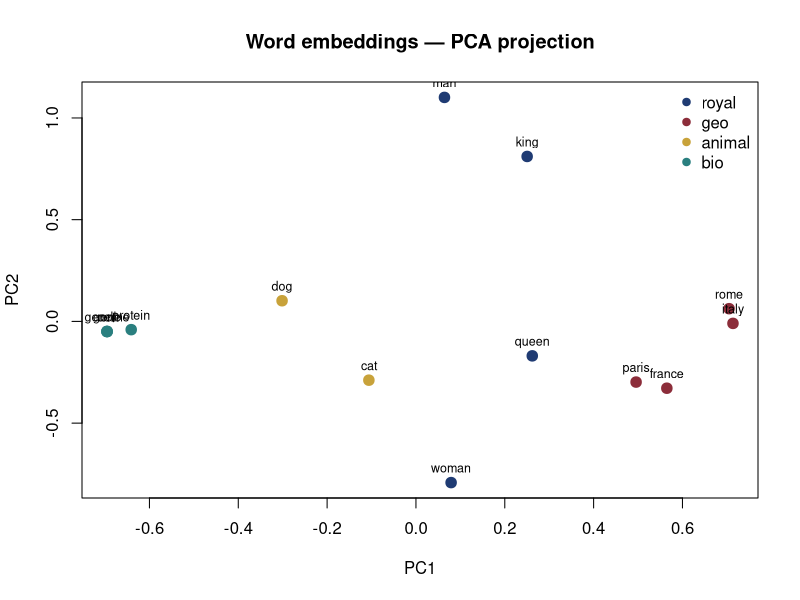

Generate this figure with R:
## ============================================================================
##  MS_LJMR :: 18_LLM_Embeddings.R — Large Language Models & Embeddings
##
##  Author: Luis J. Madrigal-Roca  (new session for the MS_LJMR edition)
##
##  NEW session (revised Fall-2026 schedule).
##  Reading: Vaswani et al. 2017 ("Attention is all you need").
##
##  Bridge to the course: an *embedding* is exactly the multivariate object we
##  have studied all semester — a high-dimensional vector per item. An LLM turns
##  each token/word/document into such a vector so that geometry encodes meaning
##  (cosine similarity ~ semantic similarity). We can then apply every tool from
##  this book to embeddings: distances, PCA/UMAP, clustering, classification.
##
##  This session is self-contained: instead of calling an external LLM API we
##  build small STRUCTURED embeddings (gender / royalty / geography / biology
##  axes) so the classic analogies work and reproduce offline. The exact same
##  code applies to real embeddings — just replace `E` with a matrix returned by
##  a model (e.g. text-embedding-3, or a local sentence-transformer).
## ============================================================================

##  PLAIN CLASSROOM EDITION
##  Generated from R/18_LLM_Embeddings.R by scripts/make_class_src.py --
##  edit R/18_LLM_Embeddings.R and regenerate; changes made here will be overwritten.
## ============================================================================

set.seed(7)

words <- c("king","queen","man","woman","dog","cat",
           "paris","france","rome","italy","gene","genome","protein","cell")
d <- 24
royalty <- rnorm(d); gender <- rnorm(d); geo <- rnorm(d); bio <- rnorm(d)
mk <- function(v) v / sqrt(sum(v^2))
E <- rbind(
  king = royalty + gender, queen = royalty - gender,
  man = gender, woman = -gender,
  dog = 0.3*bio + rnorm(d,0,.4), cat = 0.3*bio + rnorm(d,0,.4),
  paris = geo + rnorm(d,0,.3), france = 1.1*geo + rnorm(d,0,.3),
  rome = 0.6*geo + rnorm(d,0,.3) + 1, italy = 0.7*geo + rnorm(d,0,.3) + 1,
  gene = bio, genome = 1.1*bio, protein = 0.9*bio + rnorm(d,0,.3), cell = 0.8*bio)
E <- t(apply(E, 1, mk))                          # unit-normalise each row

## ---- 1. Cosine similarity is the natural metric for embeddings -------------
cosine <- function(a, b) sum(a * b)              # rows are unit vectors
cat("cos(king, queen)  =", round(cosine(E["king",],  E["queen",]),  3), "\n")
cat("cos(king, cell)   =", round(cosine(E["king",],  E["cell",]),   3), "\n")
cat("cos(gene, genome) =", round(cosine(E["gene",],  E["genome",]), 3), "\n")

## ---- 2. Vector analogy: king - man + woman ~ queen -------------------------
q <- E["king",] - E["man",] + E["woman",]; q <- q / sqrt(sum(q^2))
sims <- sort(E %*% q, decreasing = TRUE)
cat("\nking - man + woman  ->  nearest words:\n")
print(round(head(sims[!rownames(E) %in% c("king","man","woman")], 3), 3))

## ---- 3. Every multivariate tool applies to embeddings ----------------------
## (a) PCA projection to 2-D for visualisation
pc <- prcomp(E)
grp <- c(king="royal",queen="royal",man="royal",woman="royal",
         dog="animal",cat="animal",paris="geo",france="geo",rome="geo",
         italy="geo",gene="bio",genome="bio",protein="bio",cell="bio")
pal <- c(royal="#1f3b73", geo="#8c2d3a", animal="#c8a23a", bio="#2a7f7f")
par(mfrow = c(1, 1))
plot(pc$x[,1:2], pch = 19, col = pal[grp[rownames(E)]], cex = 1.4,
     xlab = "PC1", ylab = "PC2", main = "Word embeddings — PCA projection")
text(pc$x[,1], pc$x[,2], rownames(E), pos = 3, cex = 0.75)
legend("topright", names(pal), col = pal, pch = 19, bty = "n")

## (b) hierarchical clustering on cosine distance recovers the themes
Dcos <- as.dist(1 - E %*% t(E))
cat("\nHierarchical clusters of words (cosine distance):\n")
print(cutree(hclust(Dcos, "average"), k = 4))

cat("\n[18_LLM_Embeddings] done. Embeddings = multivariate vectors; reuse the",
    "whole toolbox.\n")
